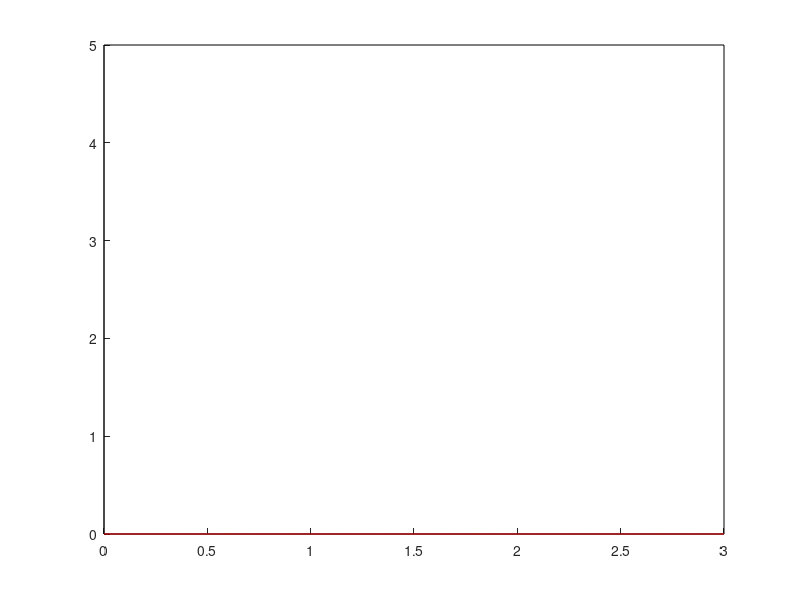

MATLAB code to generate this figure:
#3. Consider 10 random points in the plane [0,3]X[0,5] using Matlab function
# ginput: Plot the points and the least squares polynomial of 2nd degree that 
# best fits these points.
rectangle('Position', [0,0,3,5]);
[x, f] = ginput(10)

hold on
plot(x, f, 'bo');

p1 = polyfit(x,f,2);

xp = 0:0.01:3;
plot(xp, polyval(p1, xp), 'r-');